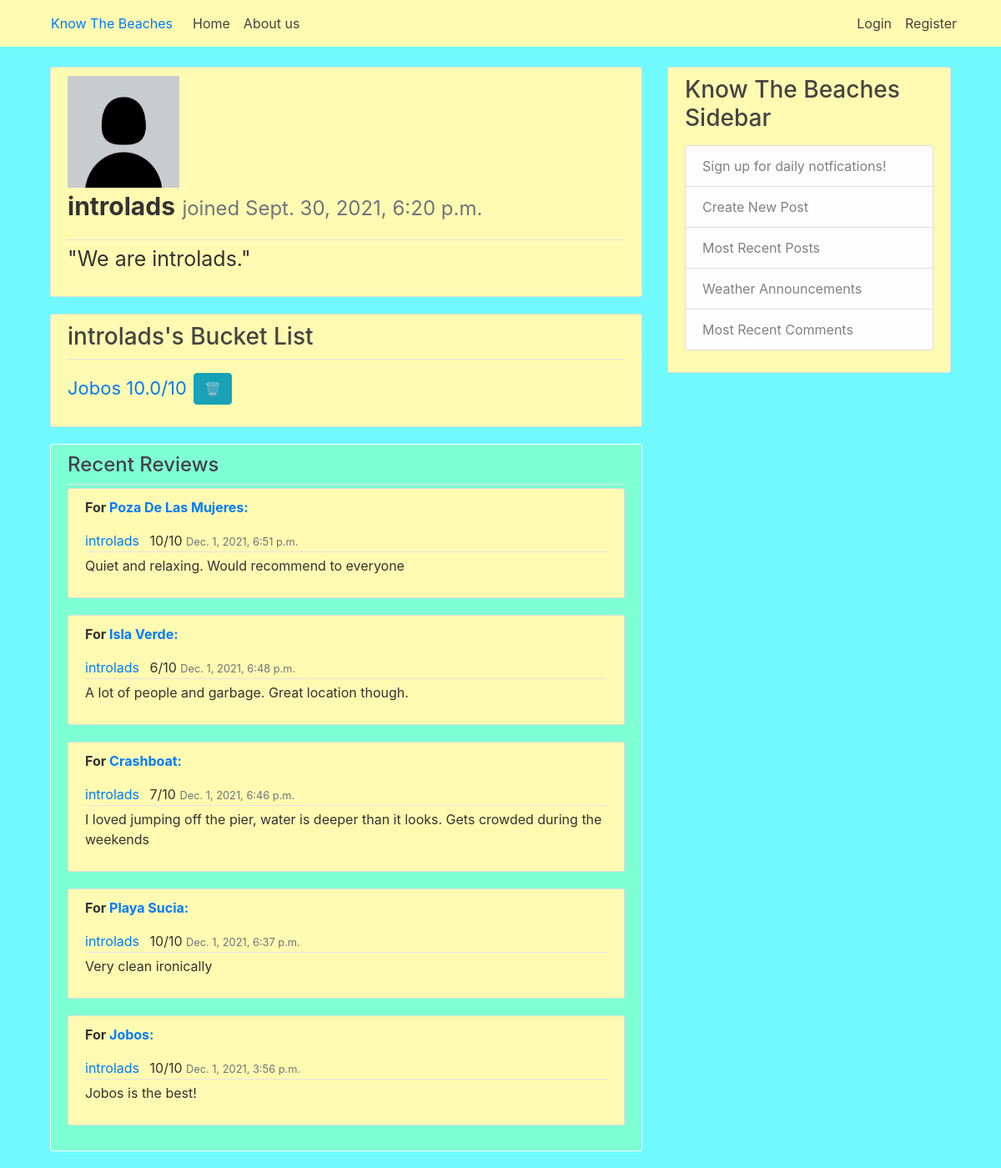
Page /profile/introlads/ on the earlier database version.
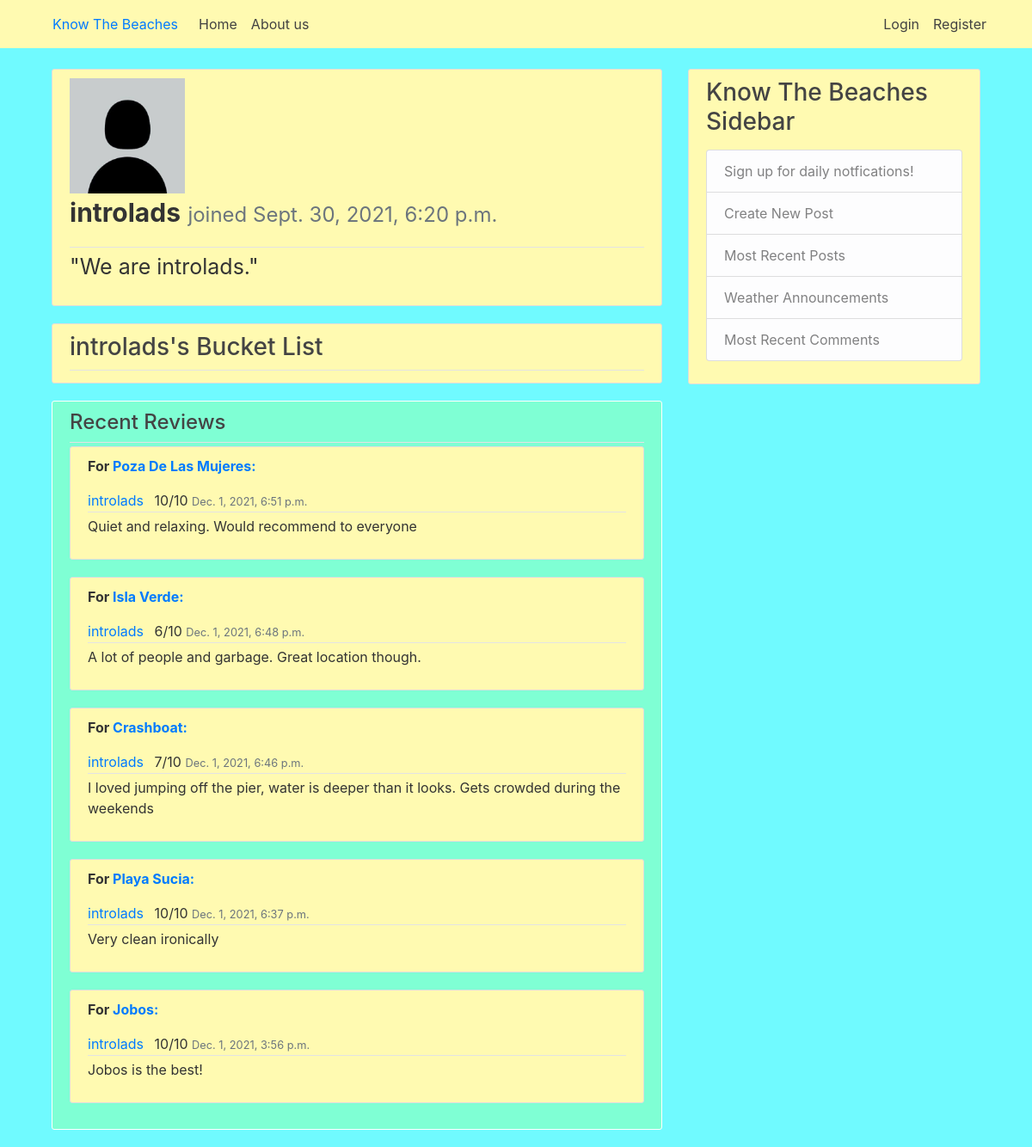
Same page on the later database version.
### beach/models.py (models this page shows, shortened)
class Beach(models.Model):
    name = models.CharField(max_length = 60)
    img = models.ImageField(upload_to='beach_pic', null = True)
    region = models.CharField(max_length = 2, choices=CHOICE_REGIONS) # N, NE, E, SE, S, SW, W, NW
    overallRating = models.DecimalField(max_digits=3, decimal_places=1, null = True, default=0)
    swimRating = models.DecimalField(max_digits=3, decimal_places=1, null = True, default=0)
    diveRating = models.DecimalField(max_digits=3, decimal_places=1, null = True, default=0)
    surfRating = models.DecimalField(max_digits=3, decimal_places=1, null = True, default=0)
    loungeRating = models.DecimalField(max_digits=3, decimal_places=1, null = True, default=0)
    boatRating = models.DecimalField(max_digits=3, decimal_places=1, null = True, default=0)
    isCleanRating = models.DecimalField(max_digits=3, decimal_places=1, null = True, default=0)
    safetyRating = models.DecimalField(max_digits=3, decimal_places=1, null = True, default=0)
    lifeguardRating = models.CharField(max_length = 3, choices=CHOICE_AVAILABLE, default= 'No')

class Rating(models.Model):
    date_posted = models.DateTimeField(default = timezone.now)
    overall = models.PositiveIntegerField(null = True, default=10, choices=CHOICE_NUM)
    swim = models.PositiveIntegerField(blank = True, null=True, choices=CHOICE_NUM)
    dive = models.PositiveIntegerField(blank= True, null = True, choices=CHOICE_NUM)
    surf = models.PositiveIntegerField(blank= True, null = True, choices=CHOICE_NUM)
    lounge = models.PositiveIntegerField(blank= True, null = True, choices=CHOICE_NUM)
    boat = models.PositiveIntegerField(blank= True, null = True, choices=CHOICE_NUM)
    isClean = models.PositiveIntegerField(blank= True, null = True, choices=CHOICE_NUM)
    safety = models.PositiveIntegerField(blank= True, null = True, choices=CHOICE_NUM)
    lifeguard = models.CharField(max_length = 3, choices=CHOICE_AVAILABLE, default='No', null = True)
    author = models.ForeignKey(User, on_delete = models.CASCADE, null = True)
    beach = models.ForeignKey(Beach, on_delete = models.CASCADE, null= True)

class Profile(models.Model):
    img = models.ImageField(upload_to='profile_pic', null = True)
    date_created = models.DateTimeField(default = timezone.now)
    user = models.ForeignKey(User, on_delete = models.CASCADE)
    bio = models.TextField(max_length=500, blank = True)
    bucketList = models.TextField(max_length=1000, blank = True)
    region = models.CharField(max_length = 2, choices=CHOICE_REGIONS) # N, NE, E, SE, S, SW, W, NW

### userProfile/views.py (the view)
# urls.py: path('profile/', include('userProfile.urls'), name = 'profile'),
def userProfile(request, username='jeremy'): #if profile ID doesn't exist we must redirect to the login page.
    bListString = Profile.objects.get(user__username=username).bucketList
    bList = bListString.rsplit(",")
    recentComments = {}
    ratings = Rating.objects.filter(author__username=username).order_by('-date_posted')[:5]
    comments = Comment.objects.filter(author__username=username).order_by('-date_posted')[:5]
    i=0
    for comment in comments:
        recentComments[ratings[i].id] = comment.content
        i += 1
    context = {
        'profile': Profile.objects.filter(user__username=username)[0],
        'bucketList': Beach.objects.filter(name__in=bList),
        'recentRatings': ratings,
        'recentComments': recentComments
    }
    return render(request, 'userProfile/userProfile.html', context)

### templates/userProfile/userProfile.html (shortened to what this page needs)
{% extends "base.html" %}
{% block content %}
    <div>
    <article class="media content-section">
      <article class="media-body">
        <article class="article-metadata">
          <img src="{{profile.img.url}}" alt="image not found" width="20%">
          <p style="font-size: 30px;"><b>{{profile.user.username}}</b> <small class="text-muted">joined {{profile.date_created}}</small></p>
        </article>
        <p style="font-size: 25px;">"{{profile.bio}}"</p>
      </article>
    </article>
    </div>
    <div>
      <article class="media content-section">
        <div class="media-body">
          <div class="article-metadata">
            <h3>{{profile.user.username}}'s Bucket List</h3>
          </div>
          {% for beach in bucketList %}
            <p>
              <form class="form-inline" role="form" action="remove/{{beach.name}}">
                <a class="mr-2" href="{% url 'beach' beach.name %}" style="font-size: 22px;">{{ beach.name | title}} {{ beach.overallRating }}/10 </a>
                <div class="form-group">
                  <button class="btn btn-info" type="btn">🗑️</button>
                </div>
              </form>
          {% endfor %}
        </div>
      </article>
    </div>
    <article class="media content-section" style="background-color: aquamarine; border-color: white;">
      <div class="media-body">
        <div class="article-metadata">
          <h4>Recent Reviews</h4>
        </div>
          {% for rating in recentRatings %}
            <article class="media content-section">
              <div class="media-body">
                <div class="article-metadata">
                  <p><b>For <a class="mr-2" href="{% url 'beach' rating.beach.name %}">{{rating.beach.name | title}}:</a></b></p>
                  <a class="mr-2" href="">{{profile.user.username}}</a>
                  <a>{{rating.overall}}/10</a>
                  <small class="text-muted">{{rating.date_posted}}</small>
                </div>
                <p class="article-content"> {{ recentComments | get:rating.id }}</p>
              </div>
            </article>
          {% endfor %}
      </div>
    </article>
{% endblock content %}

Differences in the rows shown:
no longer on this page (row edited): Beach: name "Jobos", overallRating "10.0"
